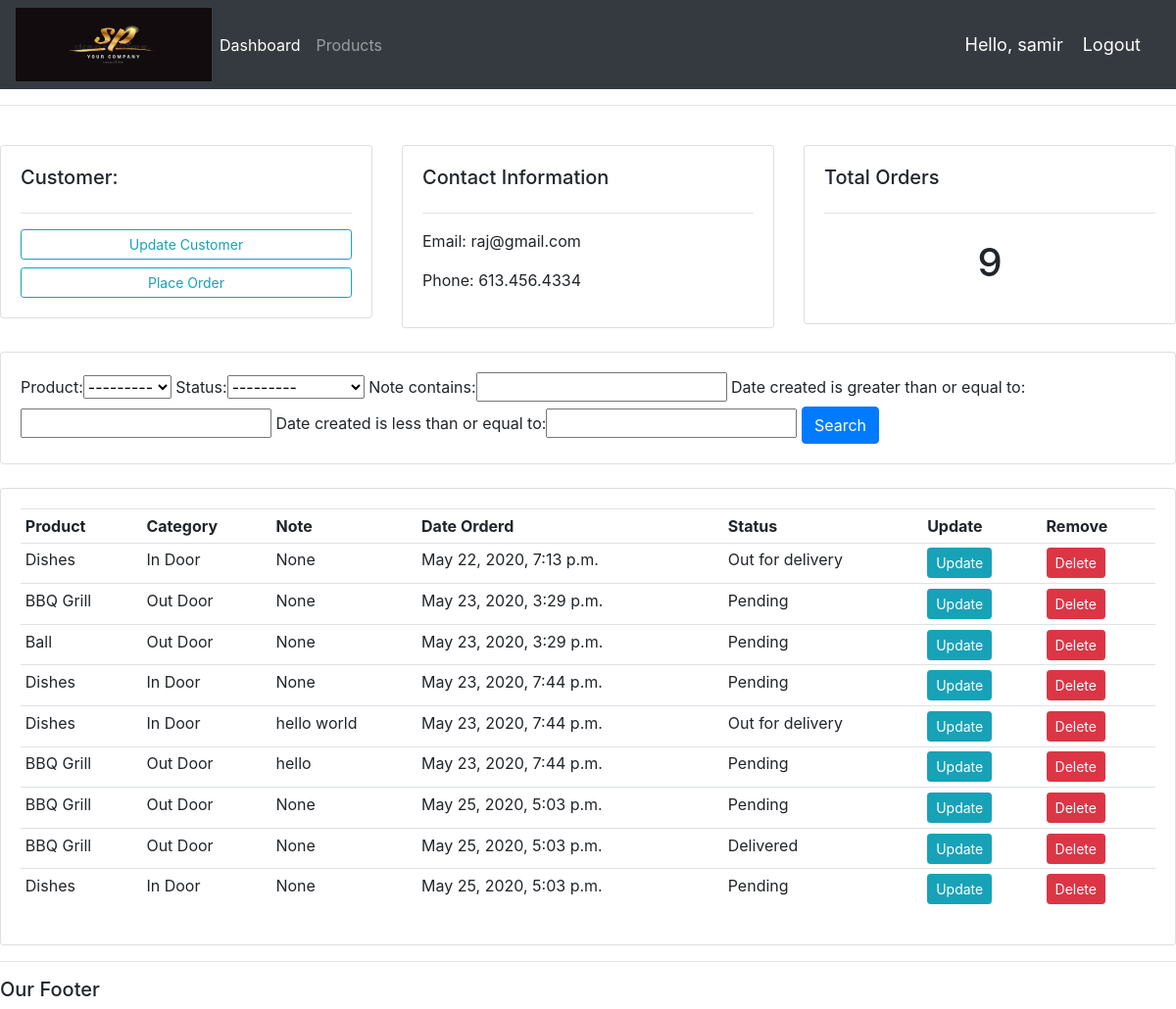
The app's page /customers/3 (signed in) with its own data.
### accounts/models.py (models this page shows, shortened)
class Customer(models.Model):
    user = models.OneToOneField(User, null= True, blank= True, on_delete=models.CASCADE)
    name = models.CharField(max_length=200, null = True)
    phone = models.CharField(max_length=200, null = True)
    email = models.CharField(max_length=200, null = True)
    dete_created = models.DateTimeField(auto_now_add=True)
    profile_pic = models.ImageField(default="profile1.png",null= True, blank= True)

class Order(models.Model):
    STATUS = (
            ('Pending','Pending'),
            ('Out for delivery','Out for delivery'),
            ('Delivered','Delivered')
    )
    customer = models.ForeignKey(Customer, null=True, on_delete=models.SET_NULL)
    product = models.ForeignKey(Product, null=True, on_delete=models.SET_NULL)
    status = models.CharField(max_length=200, null=True, choices=STATUS)
    date_created = models.DateTimeField(auto_now_add=True)
    note = models.CharField(max_length=200, null=True)
    def __str__(self):
        return self.product.name

class Product(models.Model):
    CATEGORY = (
        ('In Door','In Door'),
        ('Out Door','Out Door')
    )
    name = models.CharField(max_length=200, null = True)
    price = models.FloatField(null=True)
    category = models.CharField(max_length=200, null = True,choices=CATEGORY)
    description = models.CharField(max_length=200, null = True, blank=True)
    date_created = models.DateTimeField(auto_now_add=True)
    tags = models.ManyToManyField(Tag)
    def __str__(self):
        return self.name

### accounts/decorators.py (the view)
        def wrapper_func(request, *args, **kwargs):
            group = None
            if request.user.groups.exists():
                group = request.user.groups.all()[0].name
            if group in allowed_roles:
                return view_func(request, *args, **kwargs)
            else:
                return HttpResponse('You are not authorized to view this page')

### accounts/views.py (called while the page is built)
@login_required(login_url ='login')
@allowed_users(allowed_roles=['admin'])
def customers(request, pk):
    customer = Customer.objects.get(id=pk)
    orders = customer.order_set.all()
    print(orders)
    total_order = orders.count()
    myFilter = OrderFilter(request.GET, queryset=orders)
    orders = myFilter.qs
    context = {'customer':customer,'total_order':total_order,'myFilter':myFilter, 'orders':orders}
    return render(request, 'accounts/customers.html',context)

### accounts/templates/accounts/customers.html
{%  extends 'accounts/main.html' %}
{% block content %}
	<br>
<div class="row">
	<div class="col-md">
		<div class="card card-body">
			<h5>Customer:</h5>
			<hr>
			<a class="btn btn-outline-info  btn-sm btn-block" href="">Update Customer</a>
			<a class="btn btn-outline-info  btn-sm btn-block" href="{% url 'create_order' customer.id %}">Place Order</a>
		</div>
	</div>
	<div class="col-md">
		<div class="card card-body">
			<h5>Contact Information</h5>
			<hr>
			<p>Email: {{customer.email}}</p>
			<p>Phone: {{customer.phone}}</p>
		</div>
	</div>
	<div class="col-md">
		<div class="card card-body">
			<h5>Total Orders</h5>
			<hr>
			<h1 style="text-align: center;padding: 10px">{{total_order}}</h1>
		</div>
	</div>
</div>
<br>
<div class="row">
	<div class="col">
		<div class="card card-body">
			<form method="get">
				{{myFilter.form}}
		    <button class="btn btn-primary" type="submit">Search</button>
		  </form>
		</div>
	</div>
</div>
<br>
<div class="row">
	<div class="col-md">
		<div class="card card-body">
			<table class="table table-sm">
				<tr>
					<th>Product</th>
					<th>Category</th>
					<th>Note</th>
					<th>Date Orderd</th>
					<th>Status</th>
					<th>Update</th>
					<th>Remove</th>
				</tr>
				{% for order in orders %}
					<tr>
						<td>{{order.product}}</td>
						<td>{{order.product.category}}</td>
						<td>{{order.note}}</td>
						<td>{{order.date_created}}</td>
						<td>{{order.status}}</td>
						<td><a class= "btn btn-sm btn-info" href="{% url 'update_order' order.id %}">Update</a></td>
						<td><a class= "btn btn-sm btn-danger" href="{% url 'delete_order' order.id %}">Delete</a></td>
					</tr>
				{% endfor %}
			</table>
		</div>
	</div>
</div>
{% endblock %}

### accounts/templates/accounts/navbar.html (shortened to what this page needs)
{% load static %}
<nav class="navbar navbar-expand-lg navbar-dark bg-dark">
  <img src= "{% static '/images/logo.png'%}" height="75" width="200">
    <div class="collapse navbar-collapse" id="navbarNav">
      <ul class="navbar-nav">
        {% if request.user.is_staff %}
        <li class="nav-item active">
          <a class="nav-link" href="{% url 'home' %}">Dashboard</a>
        </li>
        <li class="nav-item">
          <a class="nav-link" href="{% url 'products' %}">Products</a>
        </li>
        {% else %}
        <li class="nav-item">
          <a class="nav-link" href="{% url 'account' %}">Settings</a>
        </li>
        {% endif %}
      </ul>
    </div>
    <span class="hello-msg">Hello, {{request.user}}</span>
    <span><a class="hello-msg" href="{% url 'logout' %}">Logout</a></span>
  </nav>

### static/css/main.css (style rules this page uses)
body { background-color: #ebeff5; }

### accounts/templates/accounts/navbar.html (style rules this page uses)
.hello-msg { font-size: 18px; color: #fff; margin-right: 20px; }

### records on screen
Customer: email "raj@gmail.com", phone "613.456.4334"
Order: product "Dishes", product.category "In Door", note "None", date_created "May 22, 2020, 7:13 p.m.", status "Out for delivery"
Order: product "BBQ Grill", product.category "Out Door", note "None", date_created "May 23, 2020, 3:29 p.m.", status "Pending"
Order: product "Ball", product.category "Out Door", note "None", date_created "May 23, 2020, 3:29 p.m.", status "Pending"
Order: product "Dishes", product.category "In Door", note "None", date_created "May 23, 2020, 7:44 p.m.", status "Pending"
Order: product "Dishes", product.category "In Door", note "hello world", date_created "May 23, 2020, 7:44 p.m.", status "Out for delivery"
Order: product "BBQ Grill", product.category "Out Door", note "hello", date_created "May 23, 2020, 7:44 p.m.", status "Pending"
Order: product "BBQ Grill", product.category "Out Door", note "None", date_created "May 25, 2020, 5:03 p.m.", status "Pending"
Order: product "BBQ Grill", product.category "Out Door", note "None", date_created "May 25, 2020, 5:03 p.m.", status "Delivered"
Order: product "Dishes", product.category "In Door", note "None", date_created "May 25, 2020, 5:03 p.m.", status "Pending"

### other values on screen
{{ request.user }} "samir"
{{ total_order }} "9"
